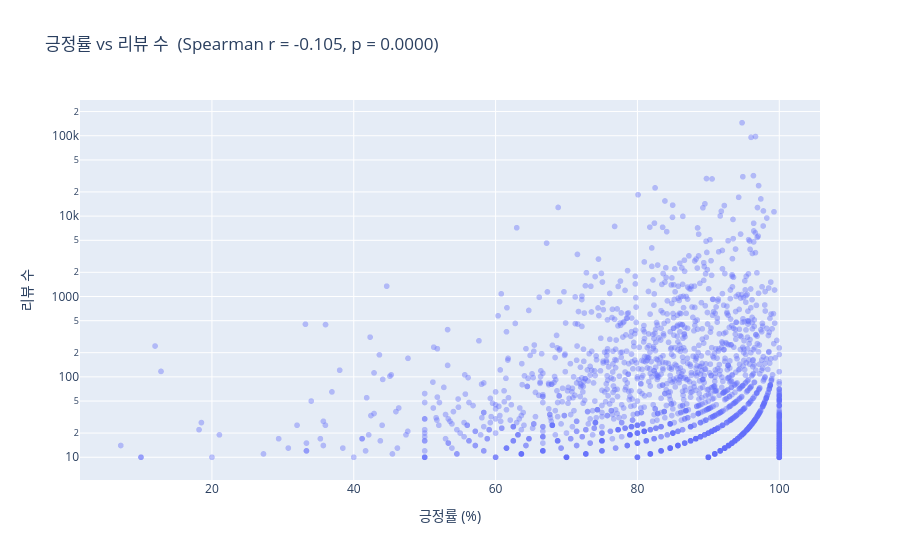

Notebook cell for this chart:
### Markdown cell above
## 3. 긍정률 vs 리뷰 수 관계 확인

### Code cell
valid = df[['positive_rate', 'total_reviews']].dropna()
r, p = spearmanr(valid['positive_rate'], valid['total_reviews'])

print(f'긍정률 vs 리뷰 수 Spearman r = {r:.3f},  p = {p:.4f}')
print()

# 산점도 시각화
fig = px.scatter(
    valid.sample(min(2000, len(valid)), random_state=42),
    x='positive_rate', y='total_reviews',
    opacity=0.4,
    labels={'positive_rate': '긍정률 (%)', 'total_reviews': '리뷰 수'},
    title=f'긍정률 vs 리뷰 수  (Spearman r = {r:.3f}, p = {p:.4f})'
)
fig.update_layout(yaxis_type='log')
fig.show()

### Figure 1 — Plotly figure (JSON) as saved in the notebook; plotly's stock layout.template omitted (floating-point values rounded to 4 significant figures; data arrays with more than 128 entries replaced by an {"elided": "..."} marker saying what was removed)
{"data": [{"hovertemplate": "긍정률 (%)=%{x}<br>리뷰 수=%{y}<extra></extra>", "legendgroup": "", "marker": {"color": "#636efa", "opacity": 0.4, "symbol": "circle"}, "mode": "markers", "name": "", "showlegend": false, "type": "scattergl", "x": {"elided": "2000 float values"}, "xaxis": "x", "y": {"elided": "2000 int values"}, "yaxis": "y"}], "layout": {"legend": {"tracegroupgap": 0}, "title": {"text": "긍정률 vs 리뷰 수  (Spearman r = -0.105, p = 0.0000)"}, "xaxis": {"anchor": "y", "domain": [0, 1], "title": {"text": "긍정률 (%)"}}, "yaxis": {"anchor": "x", "domain": [0, 1], "title": {"text": "리뷰 수"}, "type": "log"}}}
